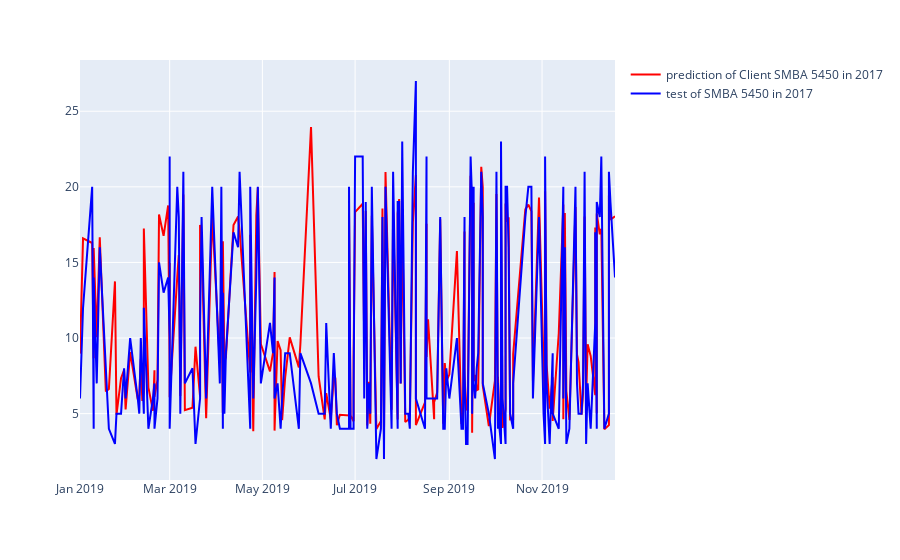

Source (notebook cell):
### Code cell
import plotly.express as px
import plotly.graph_objects as go
df_STE_DE_GESTION = df_combined_lgbm[df_combined_lgbm['ANCSCP'] == 5513.0]
df_2017 = df_STE_DE_GESTION[df_STE_DE_GESTION['Date'].dt.year == 2019]
fig = px.line()
fig = go.Figure(fig)
df_2017 = df_2017.sort_values(by="Date")


fig.add_trace(go.Scatter(x=df_2017['Date'], y=df_2017['y_pred_lgbm_inverted'], 
                         mode='lines', name='prediction of Client SMBA 5450 in 2017', line=dict(color='red')))
fig.add_trace(go.Scatter(x=df_2017['Date'], y=df_2017['Y_inverted_test'], 
                         mode='lines', name='test of SMBA 5450 in 2017', line=dict(color='blue')))
fig.show()

### Figure 1 — Plotly figure (JSON) as saved in the notebook; plotly's stock layout.template omitted (floating-point values rounded to 4 significant figures; data arrays with more than 128 entries replaced by an {"elided": "..."} marker saying what was removed)
{"data": [{"hovertemplate": "<extra></extra>", "legendgroup": "", "line": {"color": "#636efa", "dash": "solid"}, "marker": {"symbol": "circle"}, "mode": "lines", "name": "", "orientation": "v", "showlegend": false, "type": "scatter", "xaxis": "x", "yaxis": "y"}, {"line": {"color": "red"}, "mode": "lines", "name": "prediction of Client SMBA 5450 in 2017", "type": "scatter", "x": {"elided": "197 str values"}, "y": {"elided": "197 float values"}}, {"line": {"color": "blue"}, "mode": "lines", "name": "test of SMBA 5450 in 2017", "type": "scatter", "x": {"elided": "197 str values"}, "y": {"elided": "197 int values"}}], "layout": {"legend": {"tracegroupgap": 0}, "margin": {"t": 60}, "xaxis": {"anchor": "y", "domain": [0, 1]}, "yaxis": {"anchor": "x", "domain": [0, 1]}}}
